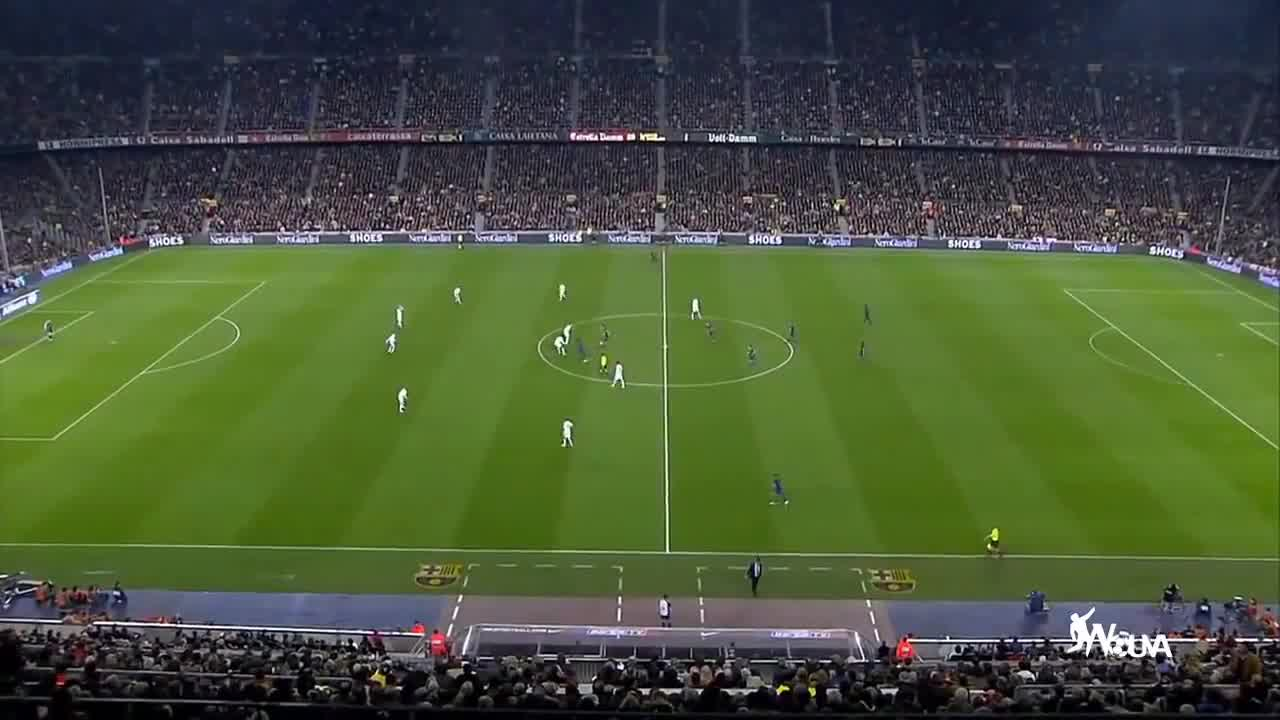
#> input picture data/football/00000007.jpg, 1280 x 720 px
$ python -i KCF.py   (imports and definitions only)
#> lines starting #> are read from the running program, lines starting #| are printed output that depends on the picture
### src/HOG.py
import cv2
import numpy as np


class HOG:
    def __init__(self, winSize):
        """

        :param winSize: 检测窗口的大小
        """
        self.winSize = winSize
        self.blockSize = (8, 8)
        self.blockStride = (4, 4)
        self.cellSize = (4, 4)
        self.nBins = 9
        self.hog = cv2.HOGDescriptor(winSize, self.blockSize, self.blockStride,
                                     self.cellSize, self.nBins)

    # [41 lines left out: functions get_feature, show_hog, tesHog, not called in this run]

# tesHog()

### src/KCF.py
import cv2
import numpy as np
from numpy.fft import fft2, ifft2, fftshift
from HOG import HOG

class Tracker:
    def __init__(self):
        # 超参数设置
        self.max_patch_size = 256
        self.padding = 2.5
        self.sigma = 0.6
        self.lambdar = 0.0001
        self.update_rate = 0.012
        self.gray_feature = False
        self.debug = False

        # 算法变量定义
        self.scale_h = 0.
        self.scale_w = 0.

        self.ph = 0
        self.pw = 0
        self.hog = HOG((self.pw, self.pw))
        self.alphaf = None
        self.x = None
        self.roi = None

    # [25 lines left out: function first_frame, not called in this run]

    def update(self, image):
        """
        对给定的图像，重新计算其目标的位置
        :param image:
        :return:
        """
        # 包含矩形框信息的四元组(min_x, min_y, w, h)
        cx, cy, w, h = self.roi
        max_response = -1   # 最大响应值

        for scale in [0.95, 1.0, 1.05]:
            # 将ROI值处理为整数
            roi = map(int, (cx, cy, w * scale, h * scale))

            z = self.get_feature(image, roi)    # tuple(36, h, w)
            # 计算响应
            responses = self.detect(self.x, z, self.sigma)
            height, width = responses.shape
            if self.debug:
                cv2.imshow("res", responses)
                cv2.waitKey(0)
            idx = np.argmax(responses)
            res = np.max(responses)
            if res > max_response:
                max_response = res
                dx = int((idx % width - width / 2) / self.scale_w)
                dy = int((idx / width - height / 2) / self.scale_h)
                best_w = int(w * scale)
                best_h = int(h * scale)
                best_z = z

        # 更新矩形框的相关参数
        self.roi = (cx + dx, cy + dy, best_w, best_h)

        # 更新模板
        self.x = self.x * (1 - self.update_rate) + best_z * self.update_rate
        y = self.gaussian_peak(best_z.shape[2], best_z.shape[1])
        new_alphaf = self.train(best_z, y, self.sigma, self.lambdar)
        self.alphaf = self.alphaf * (1 - self.update_rate) + new_alphaf * self.update_rate

        cx, cy, w, h = self.roi
        return cx - w // 2, cy - h // 2, w, h

    # [106 lines left out: functions get_feature, gaussian_peak, kernel_correlation, train, detect, not called in this run]

>>> import cv2
>>> picture = cv2.imread('../data/football/00000007.jpg', cv2.IMREAD_GRAYSCALE)
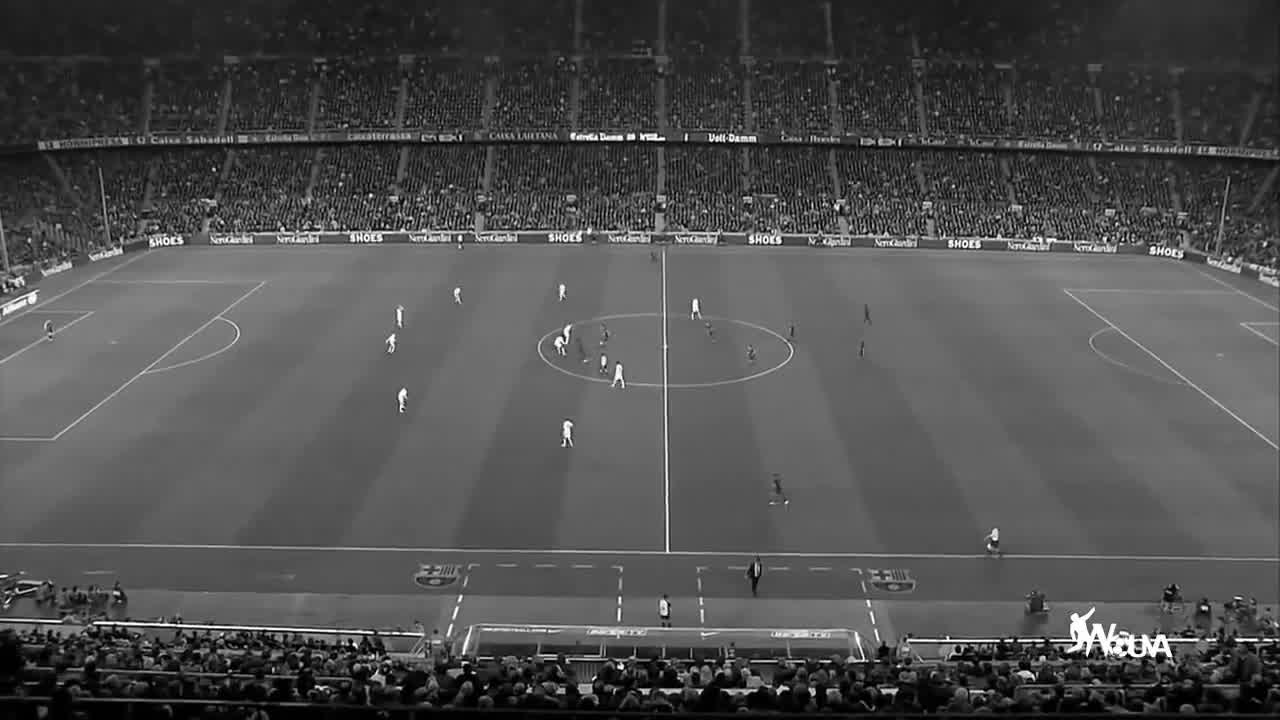
#> picture: shape (720, 1280); min 0, max 255, mean 79.2
>>> result = Tracker().update(picture)
#> (the run stopped early here; a loop or call above may not have finished)
